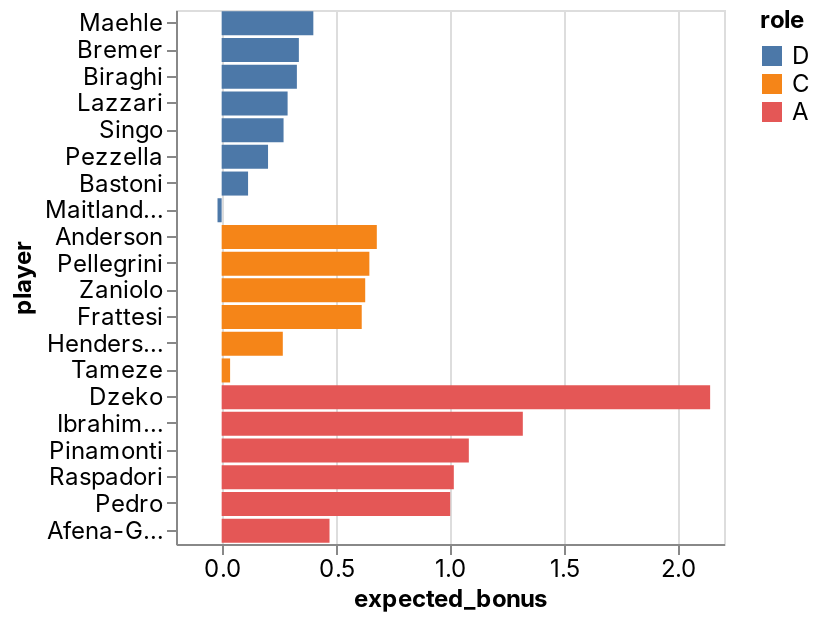

The notebook cell this image was saved under:
### Code cell
_deepnote_run_altair(team, """{"$schema":"https://vega.github.io/schema/vega-lite/v4.json","mark":{"type":"bar","tooltip":{"content":"data"}},"height":220,"autosize":{"type":"fit"},"data":{"name":"placeholder"},"encoding":{"x":{"field":"expected_bonus","type":"quantitative","sort":null,"scale":{"type":"linear","zero":false}},"y":{"field":"player","type":"nominal","sort":null,"scale":{"type":"linear","zero":true}},"color":{"field":"role","type":"nominal","sort":null,"scale":{"type":"linear","zero":false}}}}""")

### Figure 1 — Vega-Lite specification as saved in the notebook (floating-point values rounded to 4 significant figures)
{"config": {"view": {"continuousWidth": 400, "continuousHeight": 300}, "area": {"fill": "#51C0E9"}, "axis": {"labelFont": "Inter, sans-serif", "labelFontSize": 12, "labelFontWeight": "normal", "labelLimit": 60, "labelOverlap": "greedy", "titleFont": "Inter, sans-serif", "titleFontSize": 12, "titleFontWeight": "bold"}, "background": "#ffffff", "legend": {"labelFont": "Inter, sans-serif", "labelFontSize": 12, "titleFont": "Inter, sans-serif", "titleFontSize": 12, "titleFontWeight": "bold"}, "line": {"stroke": "#51C0E9", "strokeWidth": 2}, "rect": {"fill": "#51C0E9"}, "title": {"anchor": "start", "color": "#000000", "font": "Inter, sans-serif", "fontSize": 22, "fontWeight": "normal"}}, "data": {"name": "data-000b232e50948e684803958ea8a0c71b"}, "mark": {"type": "bar", "tooltip": {"content": "data"}}, "autosize": {"type": "fit"}, "encoding": {"color": {"type": "nominal", "field": "role", "scale": {"type": "linear", "zero": false}, "sort": null}, "x": {"type": "quantitative", "field": "expected_bonus", "scale": {"type": "linear", "zero": false}, "sort": null}, "y": {"type": "nominal", "field": "player", "scale": {"type": "linear", "zero": true}, "sort": null}}, "height": 300, "width": "container", "$schema": "https://vega.github.io/schema/vega-lite/v4.json", "datasets": {"data-000b232e50948e684803958ea8a0c71b": [{"fanta_team": "Rione Monti", "role": "D", "player": "Maehle", "team": "Atalanta", "opponent": "Spezia", "date": "2022-05-08T00:00:00", "expected_bonus": 0.4015}, {"fanta_team": "Rione Monti", "role": "D", "player": "Bremer", "team": "Torino", "opponent": "Napoli", "date": "2022-05-07T00:00:00", "expected_bonus": 0.3381}, {"fanta_team": "Rione Monti", "role": "D", "player": "Biraghi", "team": "Fiorentina", "opponent": "Roma", "date": "2022-05-09T00:00:00", "expected_bonus": 0.3294}, {"fanta_team": "Rione Monti", "role": "D", "player": "Lazzari", "team": "Lazio", "opponent": "Sampdoria", "date": "2022-05-07T00:00:00", "expected_bonus": 0.2888}, {"fanta_team": "Rione Monti", "role": "D", "player": "Singo", "team": "Torino", "opponent": "Napoli", "date": "2022-05-07T00:00:00", "expected_bonus": 0.2711}, {"fanta_team": "Rione Monti", "role": "D", "player": "Pezzella", "team": "Atalanta", "opponent": "Spezia", "date": "2022-05-08T00:00:00", "expected_bonus": 0.2031}, {"fanta_team": "Rione Monti", "role": "D", "player": "Bastoni", "team": "Spezia", "opponent": "Atalanta", "date": "2022-05-08T00:00:00", "expected_bonus": 0.1156}, {"fanta_team": "Rione Monti", "role": "D", "player": "Maitland-Niles", "team": "Roma", "opponent": "Fiorentina", "date": "2022-05-09T00:00:00", "expected_bonus": -0.01819}, {"fanta_team": "Rione Monti", "role": "C", "player": "Anderson", "team": "Lazio", "opponent": "Sampdoria", "date": "2022-05-07T00:00:00", "expected_bonus": 0.6795}, {"fanta_team": "Rione Monti", "role": "C", "player": "Pellegrini", "team": "Roma", "opponent": "Fiorentina", "date": "2022-05-09T00:00:00", "expected_bonus": 0.6468}, {"fanta_team": "Rione Monti", "role": "C", "player": "Zaniolo", "team": "Roma", "opponent": "Fiorentina", "date": "2022-05-09T00:00:00", "expected_bonus": 0.6286}, {"fanta_team": "Rione Monti", "role": "C", "player": "Frattesi", "team": "Sassuolo", "opponent": "Udinese", "date": "2022-05-07T00:00:00", "expected_bonus": 0.6134}, {"fanta_team": "Rione Monti", "role": "C", "player": "Henderson", "team": "Empoli", "opponent": "Inter", "date": "2022-05-06T00:00:00", "expected_bonus": 0.2677}, {"fanta_team": "Rione Monti", "role": "C", "player": "Tameze", "team": "Verona", "opponent": "AC Milan", "date": "2022-05-08T00:00:00", "expected_bonus": 0.03695}, {"fanta_team": "Rione Monti", "role": "A", "player": "Dzeko", "team": "Inter", "opponent": "Empoli", "date": "2022-05-06T00:00:00", "expected_bonus": 2.139}, {"fanta_team": "Rione Monti", "role": "A", "player": "Ibrahimovic", "team": "AC Milan", "opponent": "Verona", "date": "2022-05-08T00:00:00", "expected_bonus": 1.319}, {"fanta_team": "Rione Monti", "role": "A", "player": "Pinamonti", "team": "Empoli", "opponent": "Inter", "date": "2022-05-06T00:00:00", "expected_bonus": 1.082}, {"fanta_team": "Rione Monti", "role": "A", "player": "Raspadori", "team": "Sassuolo", "opponent": "Udinese", "date": "2022-05-07T00:00:00", "expected_bonus": 1.017}, {"fanta_team": "Rione Monti", "role": "A", "player": "Pedro", "team": "Lazio", "opponent": "Sampdoria", "date": "2022-05-07T00:00:00", "expected_bonus": 1.001}, {"fanta_team": "Rione Monti", "role": "A", "player": "Afena-Gyan", "team": "Roma", "opponent": "Fiorentina", "date": "2022-05-09T00:00:00", "expected_bonus": 0.4724}]}}
